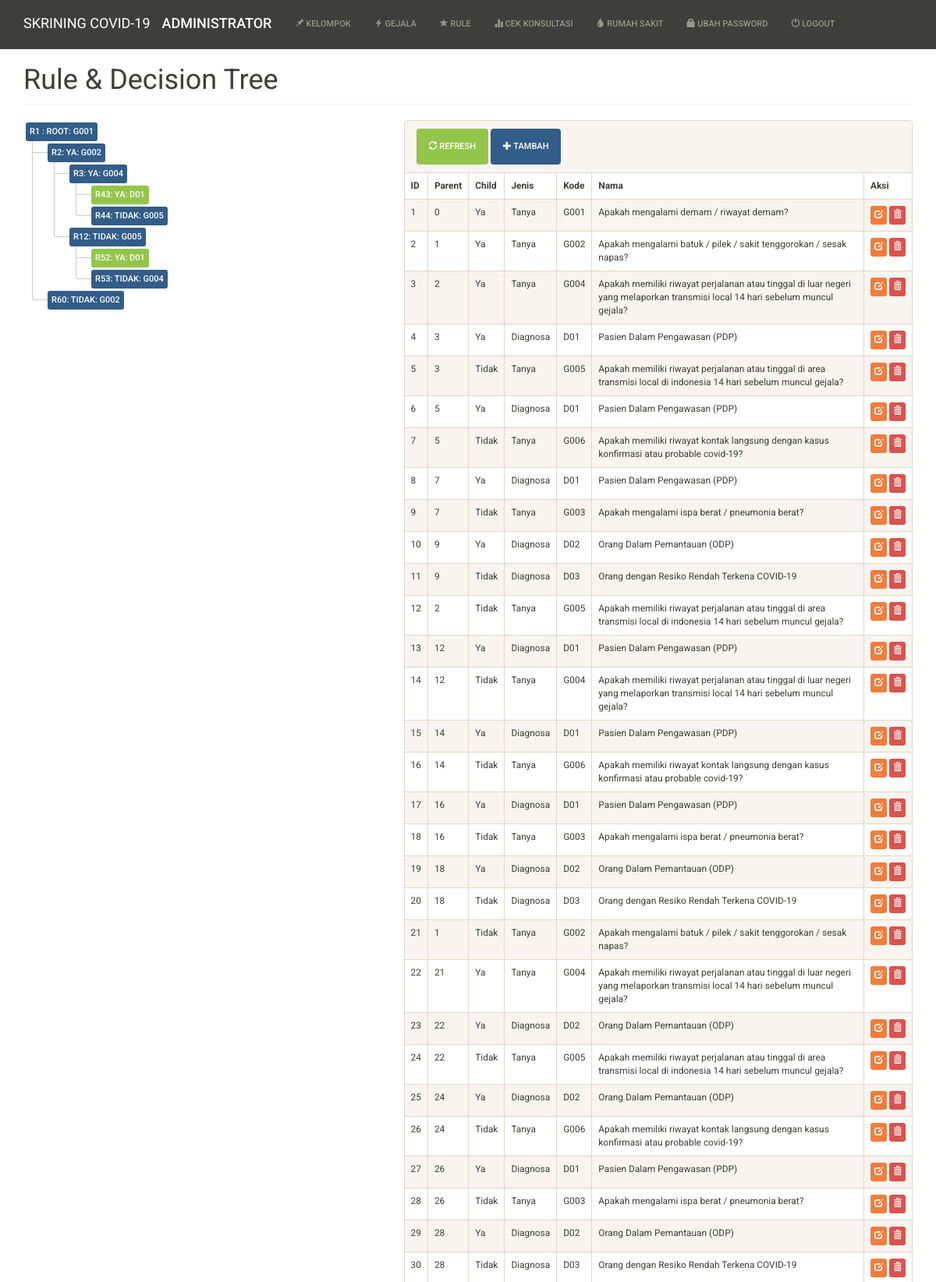
The app's page /index.php?m=rule (signed in, upper part) with its own data.
### tables this page shows
CREATE TABLE `tb_rule` (
  `id_rule` int(11) NOT NULL,
  `kode` varchar(16) DEFAULT NULL,
  `jenis` varchar(16) DEFAULT NULL,
  `parent` int(11) DEFAULT NULL,
  `child` varchar(8) DEFAULT NULL
);

### includes/db.php (called while the page is built, shortened)
<?php
class DB{
    var $conn = null;
    public function __construct($host, $username, $passwd, $dbname){
        $this->conn = mysqli_connect($host, $username, $passwd, $dbname);
    }
    public function query($sql){
        $query = mysqli_query($this->conn, $sql) or die('<pre>Error mysqli_query: ' . mysqli_error($this->conn) . '<br />' . $sql . '</pre>');
        return $query;
    }
    public function get_results($sql){
        $query = $this->query($sql);
        $arr = array();
        while($row = mysqli_fetch_object($query)){
            $arr[] = $row;
        }
        return $arr;
    }
}

### config.php (called while the page is built)
<?php
$config["server"] = 'localhost';
$config["username"] = 'root';
$config["password"] = '';
$config["database_name"] = 'skrining_covid';

### functions.php (called while the page is built, shortened)
<?php
include'config.php';
include'includes/db.php';
$db = new DB($config['server'], $config['username'], $config['password'], $config['database_name']);
$rows = $db->get_results("SELECT * FROM tb_gejala ORDER BY kode_gejala");
$GEJALA = array();
foreach($rows as $row) {
    $GEJALA[$row->kode_gejala] = $row->nama_gejala;
}
$rows = $db->get_results("SELECT * FROM tb_kelompok ORDER BY kode_kelompok");
$kelompok = array();
foreach($rows as $row) {
    $kelompok[$row->kode_kelompok] = $row->nama_kelompok;
}

### rule.php (the view, shortened to what this page needs)
<div class="page-header">
	<h1>Rule & Decision Tree</h1>
</div>
<div class="row">
	<div class="col-md-5">
		<?php
		$rows = $db->get_results("SELECT * FROM tb_rule ORDER BY parent, child DESC");
		$fc = new FC($rows);
		?>
	</div>
	<div class="col-md-7">
        <div class="panel panel-default">
            <div class="panel-heading">
                <form class="form-inline">
                    <div class="form-group">
                        <button class="btn btn-success"><span class="glyphicon glyphicon-refresh"></span> Refresh</button>
                    </div>
                    <div class="form-group">
                        <a class="btn btn-primary" href="?m=rule_tambah"><span class="glyphicon glyphicon-plus"></span> Tambah</a>
                    </div>
                </form>
            </div>
            <div class="table-responsive">
                <table class="table table-bordered table-hover table-striped small">
                    <thead>
                        <tr class="nw">
                            <th>ID</th>
                            <th>Parent</th>
                            <th>Child</th>
                            <th>Jenis</th>
                            <th>Kode</th>
                            <th>Nama</th>
                            <th>Aksi</th>
                        </tr>
                    </thead>
                    <?php
                    $rows = $db->get_results("SELECT * FROM tb_rule ORDER BY id_rule");
                    foreach($rows as $row):?>
                    <tr>
                        <td><?=$row->id_rule?></td>
                        <td><?=$row->parent?></td>
                        <td><?=ucfirst($row->child)?></td>
                        <td><?=ucfirst($row->jenis)?></td>
                        <td><?=$row->kode?></td>
                        <td>
                            <?php if($row->jenis=='tanya'):?>
                            Apakah <?=strtolower($GEJALA[$row->kode])?>?
                            <?php else:?>
                            <?=$kelompok[$row->kode]?>
                            <?php endif?>
                        </td>
                        <td class="nw">
                            <a class="btn btn-xs btn-warning" href="?m=rule_ubah&ID=<?=$row->id_rule?>"><span class="glyphicon glyphicon-edit"></span></a>
                            <a class="btn btn-xs btn-danger" href="aksi.php?act=rule_hapus&ID=<?=$row->id_rule?>" onclick="return confirm('Hapus data?')"><span class="glyphicon glyphicon-trash"></span></a>
                        </td>
                    </tr>
                    <?php endforeach;?>
                </table>
            </div>
        </div>
    </div>
</div>
</div>
<?php
	Class FC{
		public $tree;
		public $rule;
		function __construct($rows){
			foreach($rows as $row){
				$this->rule[] = $row;
			}
			$this->display();
		}
		function display(){
			echo '<ul class="fc_tree">';
			$this->_display($this->tree, 'R1 : Root', 'fc_tree');
			echo '</ul>';
		}
		function _display($tree, $caption, $class=""){
			$class = $tree['jenis']== 'tanya' ? 'btn-primary' : 'btn-success';
			echo "<li><b class='btn btn-xs $class'>$caption: $tree[value]</b>";
			echo "<ul>";
			foreach ($tree['child'] as $key => $val) {
				$this->_display($val, 'R' .$val['id'] .': '. $key);
			}
			echo "</ul>";
			echo "</li>";
		}
		function build_tree(){
			$first = current((array)$this->rule);
			$this->tree = array(
				'jenis' => 'tanya',
				'value' => $first->kode,
				'child' => $this->_build_tree($first)
			);
		}
		function _build_tree($row){
			$arr = array();
			foreach ((array)$this->rule as $key => $val) {
				if ($val->parent==$row->id_rule) {
					$x['id'] = $val->id_rule;
					$x['jenis'] = $val->jenis;
					$x['value'] = $val->kode;
					$x['child'] = $this->_build_tree($val);
					$arr[$val->child] = $x;
				}
			}
			return $arr;
		}
	}
?>

### assets/css/general.css (style rules this page uses)
html { position: relative; min-height: 100%; }
body { margin-bottom: 70px; }
.nw { white-space: nowrap; }
.page-header { margin-top: 0; padding-bottom: 0; }
.page-header h1 { margin-top: 0; }

### rule.php (style rules this page uses)
.fc_tree { margin-left: 0; padding: 0; }
.fc_tree ul { margin-left:0px; padding-left: 25px; }
.fc_tree li { list-style-type:none;margin:3px;position:relative }
.fc_tree li::before { content: ""; position: absolute; top: -3px; left: -20px; border-left: 1px solid #ccc; border-bottom: 1px solid #ccc; border-radius: 0 0 0 0; width: 20px; height: 15px; }
.fc_tree li::after { position: absolute; content: ""; top: 11px; left: -20px; border-left: 1px solid #ccc; border-top: 1px solid #ccc; border-radius: 0 0 0 0; width: 20px; height: 100%; }
.fc_tree li:last-child::after { display:none }
.fc_tree li:last-child:before { border-radius:0 0 0 3px }
ul.fc_tree>li:first-child::before { display:none }
.fc_tree b { min-width: 50px; }

### records on screen
tb_rule: caption "R2: YA", kode "G002", id_rule "2", parent "1", child "Ya", jenis "Tanya", kode "mengalami batuk / pilek / sakit tenggorokan / sesak napas"
tb_rule: caption "R3: YA", kode "G004", id_rule "3", parent "2", child "Ya", jenis "Tanya", kode "memiliki riwayat perjalanan atau tinggal di luar negeri yang melaporkan transmisi local 14 hari sebelum muncul gejala"
tb_rule: caption "R43: YA", kode "D01"
tb_rule: caption "R44: TIDAK", kode "G005"
tb_rule: caption "R12: TIDAK", kode "G005", id_rule "12", parent "2", child "Tidak", jenis "Tanya", kode "memiliki riwayat perjalanan atau tinggal di area transmisi local di indonesia 14 hari sebelum muncul gejala"
tb_rule: caption "R52: YA", kode "D01"
tb_rule: caption "R53: TIDAK", kode "G004"
tb_rule: caption "R60: TIDAK", kode "G002"
tb_rule: id_rule "1", parent "0", child "Ya", jenis "Tanya", kode "G001", kode "mengalami demam / riwayat demam"
tb_rule: id_rule "4", parent "3", child "Ya", jenis "Diagnosa", kode "D01", kode "Pasien Dalam Pengawasan (PDP)"
tb_rule: id_rule "5", parent "3", child "Tidak", jenis "Tanya", kode "G005", kode "memiliki riwayat perjalanan atau tinggal di area transmisi local di indonesia 14 hari sebelum muncul gejala"
tb_rule: id_rule "6", parent "5", child "Ya", jenis "Diagnosa", kode "D01", kode "Pasien Dalam Pengawasan (PDP)"
tb_rule: id_rule "7", parent "5", child "Tidak", jenis "Tanya", kode "G006", kode "memiliki riwayat kontak langsung dengan kasus konfirmasi atau probable covid-19"
tb_rule: id_rule "8", parent "7", child "Ya", jenis "Diagnosa", kode "D01", kode "Pasien Dalam Pengawasan (PDP)"
tb_rule: id_rule "9", parent "7", child "Tidak", jenis "Tanya", kode "G003", kode "mengalami ispa berat / pneumonia berat"
tb_rule: id_rule "10", parent "9", child "Ya", jenis "Diagnosa", kode "D02", kode "Orang Dalam Pemantauan (ODP)"
tb_rule: id_rule "11", parent "9", child "Tidak", jenis "Diagnosa", kode "D03", kode "Orang dengan Resiko Rendah Terkena COVID-19"
tb_rule: id_rule "13", parent "12", child "Ya", jenis "Diagnosa", kode "D01", kode "Pasien Dalam Pengawasan (PDP)"
tb_rule: id_rule "14", parent "12", child "Tidak", jenis "Tanya", kode "G004", kode "memiliki riwayat perjalanan atau tinggal di luar negeri yang melaporkan transmisi local 14 hari sebelum muncul gejala"
tb_rule: id_rule "15", parent "14", child "Ya", jenis "Diagnosa", kode "D01", kode "Pasien Dalam Pengawasan (PDP)"
tb_rule: id_rule "16", parent "14", child "Tidak", jenis "Tanya", kode "G006", kode "memiliki riwayat kontak langsung dengan kasus konfirmasi atau probable covid-19"
tb_rule: id_rule "17", parent "16", child "Ya", jenis "Diagnosa", kode "D01", kode "Pasien Dalam Pengawasan (PDP)"
tb_rule: id_rule "18", parent "16", child "Tidak", jenis "Tanya", kode "G003", kode "mengalami ispa berat / pneumonia berat"
tb_rule: id_rule "19", parent "18", child "Ya", jenis "Diagnosa", kode "D02", kode "Orang Dalam Pemantauan (ODP)"
tb_rule: id_rule "20", parent "18", child "Tidak", jenis "Diagnosa", kode "D03", kode "Orang dengan Resiko Rendah Terkena COVID-19"
tb_rule: id_rule "21", parent "1", child "Tidak", jenis "Tanya", kode "G002", kode "mengalami batuk / pilek / sakit tenggorokan / sesak napas"
tb_rule: id_rule "22", parent "21", child "Ya", jenis "Tanya", kode "G004", kode "memiliki riwayat perjalanan atau tinggal di luar negeri yang melaporkan transmisi local 14 hari sebelum muncul gejala"
tb_rule: id_rule "23", parent "22", child "Ya", jenis "Diagnosa", kode "D02", kode "Orang Dalam Pemantauan (ODP)"
tb_rule: id_rule "24", parent "22", child "Tidak", jenis "Tanya", kode "G005", kode "memiliki riwayat perjalanan atau tinggal di area transmisi local di indonesia 14 hari sebelum muncul gejala"
tb_rule: id_rule "25", parent "24", child "Ya", jenis "Diagnosa", kode "D02", kode "Orang Dalam Pemantauan (ODP)"
tb_rule: id_rule "26", parent "24", child "Tidak", jenis "Tanya", kode "G006", kode "memiliki riwayat kontak langsung dengan kasus konfirmasi atau probable covid-19"
tb_rule: id_rule "27", parent "26", child "Ya", jenis "Diagnosa", kode "D01", kode "Pasien Dalam Pengawasan (PDP)"
tb_rule: id_rule "28", parent "26", child "Tidak", jenis "Tanya", kode "G003", kode "mengalami ispa berat / pneumonia berat"
tb_rule: id_rule "29", parent "28", child "Ya", jenis "Diagnosa", kode "D02", kode "Orang Dalam Pemantauan (ODP)"
tb_rule: id_rule "30", parent "28", child "Tidak", jenis "Diagnosa", kode "D03", kode "Orang dengan Resiko Rendah Terkena COVID-19"

### other values on screen
$caption "R1 : ROOT"
$tree[value] "G001"
